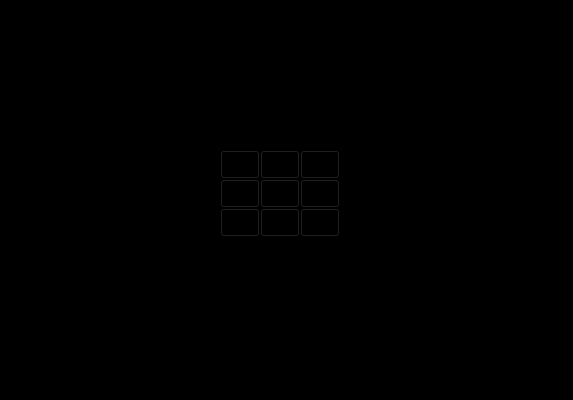
<?xml version="1.0" encoding="UTF-8"?>
<ui version="4.0">
 <class>GameWindow</class>
 <widget class="QMainWindow" name="GameWindow">
  <property name="geometry">
   <rect>
    <x>0</x>
    <y>0</y>
    <width>573</width>
    <height>400</height>
   </rect>
  </property>
  <property name="palette">
   <palette>
    <active>
     <colorrole role="WindowText">
      <brush brushstyle="SolidPattern">
       <color alpha="255">
        <red>255</red>
        <green>255</green>
        <blue>255</blue>
       </color>
      </brush>
     </colorrole>
     <colorrole role="Button">
      <brush brushstyle="SolidPattern">
       <color alpha="255">
        <red>0</red>
        <green>0</green>
        <blue>0</blue>
       </color>
      </brush>
     </colorrole>
     <colorrole role="Light">
      <brush brushstyle="SolidPattern">
       <color alpha="255">
        <red>0</red>
        <green>0</green>
        <blue>0</blue>
       </color>
      </brush>
     </colorrole>
     <colorrole role="Midlight">
      <brush brushstyle="SolidPattern">
       <color alpha="255">
        <red>0</red>
        <green>0</green>
        <blue>0</blue>
       </color>
      </brush>
     </colorrole>
     <colorrole role="Dark">
      <brush brushstyle="SolidPattern">
       <color alpha="255">
        <red>0</red>
        <green>0</green>
        <blue>0</blue>
       </color>
      </brush>
     </colorrole>
     <colorrole role="Mid">
      <brush brushstyle="SolidPattern">
       <color alpha="255">
        <red>0</red>
        <green>0</green>
        <blue>0</blue>
       </color>
      </brush>
     </colorrole>
     <colorrole role="Text">
      <brush brushstyle="SolidPattern">
       <color alpha="255">
        <red>255</red>
        <green>255</green>
        <blue>255</blue>
       </color>
      </brush>
     </colorrole>
     <colorrole role="BrightText">
      <brush brushstyle="SolidPattern">
       <color alpha="255">
        <red>255</red>
        <green>255</green>
        <blue>255</blue>
       </color>
      </brush>
     </colorrole>
     <colorrole role="ButtonText">
      <brush brushstyle="SolidPattern">
       <color alpha="255">
        <red>255</red>
        <green>255</green>
        <blue>255</blue>
       </color>
      </brush>
     </colorrole>
     <colorrole role="Base">
      <brush brushstyle="SolidPattern">
       <color alpha="255">
        <red>0</red>
        <green>0</green>
        <blue>0</blue>
       </color>
      </brush>
     </colorrole>
     <colorrole role="Window">
      <brush brushstyle="SolidPattern">
       <color alpha="255">
        <red>0</red>
        <green>0</green>
        <blue>0</blue>
       </color>
      </brush>
     </colorrole>
     <colorrole role="Shadow">
      <brush brushstyle="SolidPattern">
       <color alpha="255">
        <red>0</red>
        <green>0</green>
        <blue>0</blue>
       </color>
      </brush>
     </colorrole>
     <colorrole role="AlternateBase">
      <brush brushstyle="SolidPattern">
       <color alpha="255">
        <red>0</red>
        <green>0</green>
        <blue>0</blue>
       </color>
      </brush>
     </colorrole>
     <colorrole role="ToolTipBase">
      <brush brushstyle="SolidPattern">
       <color alpha="255">
        <red>255</red>
        <green>255</green>
        <blue>220</blue>
       </color>
      </brush>
     </colorrole>
     <colorrole role="ToolTipText">
      <brush brushstyle="SolidPattern">
       <color alpha="255">
        <red>0</red>
        <green>0</green>
        <blue>0</blue>
       </color>
      </brush>
     </colorrole>
     <colorrole role="PlaceholderText">
      <brush brushstyle="SolidPattern">
       <color alpha="128">
        <red>255</red>
        <green>255</green>
        <blue>255</blue>
       </color>
      </brush>
     </colorrole>
    </active>
    <inactive>
     <colorrole role="WindowText">
      <brush brushstyle="SolidPattern">
       <color alpha="255">
        <red>255</red>
        <green>255</green>
        <blue>255</blue>
       </color>
      </brush>
     </colorrole>
     <colorrole role="Button">
      <brush brushstyle="SolidPattern">
       <color alpha="255">
        <red>0</red>
        <green>0</green>
        <blue>0</blue>
       </color>
      </brush>
     </colorrole>
     <colorrole role="Light">
      <brush brushstyle="SolidPattern">
       <color alpha="255">
        <red>0</red>
        <green>0</green>
        <blue>0</blue>
       </color>
      </brush>
     </colorrole>
     <colorrole role="Midlight">
      <brush brushstyle="SolidPattern">
       <color alpha="255">
        <red>0</red>
        <green>0</green>
        <blue>0</blue>
       </color>
      </brush>
     </colorrole>
     <colorrole role="Dark">
      <brush brushstyle="SolidPattern">
       <color alpha="255">
        <red>0</red>
        <green>0</green>
        <blue>0</blue>
       </color>
      </brush>
     </colorrole>
     <colorrole role="Mid">
      <brush brushstyle="SolidPattern">
       <color alpha="255">
        <red>0</red>
        <green>0</green>
        <blue>0</blue>
       </color>
      </brush>
     </colorrole>
     <colorrole role="Text">
      <brush brushstyle="SolidPattern">
       <color alpha="255">
        <red>255</red>
        <green>255</green>
        <blue>255</blue>
       </color>
      </brush>
     </colorrole>
     <colorrole role="BrightText">
      <brush brushstyle="SolidPattern">
       <color alpha="255">
        <red>255</red>
        <green>255</green>
        <blue>255</blue>
       </color>
      </brush>
     </colorrole>
     <colorrole role="ButtonText">
      <brush brushstyle="SolidPattern">
       <color alpha="255">
        <red>255</red>
        <green>255</green>
        <blue>255</blue>
       </color>
      </brush>
     </colorrole>
     <colorrole role="Base">
      <brush brushstyle="SolidPattern">
       <color alpha="255">
        <red>0</red>
        <green>0</green>
        <blue>0</blue>
       </color>
      </brush>
     </colorrole>
     <colorrole role="Window">
      <brush brushstyle="SolidPattern">
       <color alpha="255">
        <red>0</red>
        <green>0</green>
        <blue>0</blue>
       </color>
      </brush>
     </colorrole>
     <colorrole role="Shadow">
      <brush brushstyle="SolidPattern">
       <color alpha="255">
        <red>0</red>
        <green>0</green>
        <blue>0</blue>
       </color>
      </brush>
     </colorrole>
     <colorrole role="AlternateBase">
      <brush brushstyle="SolidPattern">
       <color alpha="255">
        <red>0</red>
        <green>0</green>
        <blue>0</blue>
       </color>
      </brush>
     </colorrole>
     <colorrole role="ToolTipBase">
      <brush brushstyle="SolidPattern">
       <color alpha="255">
        <red>255</red>
        <green>255</green>
        <blue>220</blue>
       </color>
      </brush>
     </colorrole>
     <colorrole role="ToolTipText">
      <brush brushstyle="SolidPattern">
       <color alpha="255">
        <red>0</red>
        <green>0</green>
        <blue>0</blue>
       </color>
      </brush>
     </colorrole>
     <colorrole role="PlaceholderText">
      <brush brushstyle="SolidPattern">
       <color alpha="128">
        <red>255</red>
        <green>255</green>
        <blue>255</blue>
       </color>
      </brush>
     </colorrole>
    </inactive>
    <disabled>
     <colorrole role="WindowText">
      <brush brushstyle="SolidPattern">
       <color alpha="255">
        <red>0</red>
        <green>0</green>
        <blue>0</blue>
       </color>
      </brush>
     </colorrole>
     <colorrole role="Button">
      <brush brushstyle="SolidPattern">
       <color alpha="255">
        <red>0</red>
        <green>0</green>
        <blue>0</blue>
       </color>
      </brush>
     </colorrole>
     <colorrole role="Light">
      <brush brushstyle="SolidPattern">
       <color alpha="255">
        <red>0</red>
        <green>0</green>
        <blue>0</blue>
       </color>
      </brush>
     </colorrole>
     <colorrole role="Midlight">
      <brush brushstyle="SolidPattern">
       <color alpha="255">
        <red>0</red>
        <green>0</green>
        <blue>0</blue>
       </color>
      </brush>
     </colorrole>
     <colorrole role="Dark">
      <brush brushstyle="SolidPattern">
       <color alpha="255">
        <red>0</red>
        <green>0</green>
        <blue>0</blue>
       </color>
      </brush>
     </colorrole>
     <colorrole role="Mid">
      <brush brushstyle="SolidPattern">
       <color alpha="255">
        <red>0</red>
        <green>0</green>
        <blue>0</blue>
       </color>
      </brush>
     </colorrole>
     <colorrole role="Text">
      <brush brushstyle="SolidPattern">
       <color alpha="255">
        <red>0</red>
        <green>0</green>
        <blue>0</blue>
       </color>
      </brush>
     </colorrole>
     <colorrole role="BrightText">
      <brush brushstyle="SolidPattern">
       <color alpha="255">
        <red>255</red>
        <green>255</green>
        <blue>255</blue>
       </color>
      </brush>
     </colorrole>
     <colorrole role="ButtonText">
      <brush brushstyle="SolidPattern">
       <color alpha="255">
        <red>0</red>
        <green>0</green>
        <blue>0</blue>
       </color>
      </brush>
     </colorrole>
     <colorrole role="Base">
      <brush brushstyle="SolidPattern">
       <color alpha="255">
        <red>0</red>
        <green>0</green>
        <blue>0</blue>
       </color>
      </brush>
     </colorrole>
     <colorrole role="Window">
      <brush brushstyle="SolidPattern">
       <color alpha="255">
        <red>0</red>
        <green>0</green>
        <blue>0</blue>
       </color>
      </brush>
     </colorrole>
     <colorrole role="Shadow">
      <brush brushstyle="SolidPattern">
       <color alpha="255">
        <red>0</red>
        <green>0</green>
        <blue>0</blue>
       </color>
      </brush>
     </colorrole>
     <colorrole role="AlternateBase">
      <brush brushstyle="SolidPattern">
       <color alpha="255">
        <red>0</red>
        <green>0</green>
        <blue>0</blue>
       </color>
      </brush>
     </colorrole>
     <colorrole role="ToolTipBase">
      <brush brushstyle="SolidPattern">
       <color alpha="255">
        <red>255</red>
        <green>255</green>
        <blue>220</blue>
       </color>
      </brush>
     </colorrole>
     <colorrole role="ToolTipText">
      <brush brushstyle="SolidPattern">
       <color alpha="255">
        <red>0</red>
        <green>0</green>
        <blue>0</blue>
       </color>
      </brush>
     </colorrole>
     <colorrole role="PlaceholderText">
      <brush brushstyle="SolidPattern">
       <color alpha="128">
        <red>255</red>
        <green>255</green>
        <blue>255</blue>
       </color>
      </brush>
     </colorrole>
    </disabled>
   </palette>
  </property>
  <property name="windowTitle">
   <string>GameWindow</string>
  </property>
  <widget class="QWidget" name="centralwidget">
   <widget class="QWidget" name="">
    <property name="geometry">
     <rect>
      <x>220</x>
      <y>150</y>
      <width>114</width>
      <height>87</height>
     </rect>
    </property>
    <layout class="QGridLayout" name="gridLayout">
     <property name="sizeConstraint">
      <enum>QLayout::SetMinimumSize</enum>
     </property>
     <property name="spacing">
      <number>0</number>
     </property>
     <item row="1" column="0">
      <widget class="QPushButton" name="pushButton_4">
       <property name="sizePolicy">
        <sizepolicy hsizetype="Minimum" vsizetype="Minimum">
         <horstretch>0</horstretch>
         <verstretch>0</verstretch>
        </sizepolicy>
       </property>
       <property name="text">
        <string/>
       </property>
       <property name="flat">
        <bool>false</bool>
       </property>
      </widget>
     </item>
     <item row="0" column="0">
      <widget class="QPushButton" name="pushButton">
       <property name="sizePolicy">
        <sizepolicy hsizetype="Minimum" vsizetype="Minimum">
         <horstretch>0</horstretch>
         <verstretch>0</verstretch>
        </sizepolicy>
       </property>
       <property name="font">
        <font>
         <kerning>true</kerning>
        </font>
       </property>
       <property name="autoFillBackground">
        <bool>false</bool>
       </property>
       <property name="text">
        <string/>
       </property>
       <property name="iconSize">
        <size>
         <width>16</width>
         <height>16</height>
        </size>
       </property>
       <property name="flat">
        <bool>false</bool>
       </property>
      </widget>
     </item>
     <item row="1" column="2">
      <widget class="QPushButton" name="pushButton_6">
       <property name="sizePolicy">
        <sizepolicy hsizetype="Minimum" vsizetype="Minimum">
         <horstretch>0</horstretch>
         <verstretch>0</verstretch>
        </sizepolicy>
       </property>
       <property name="text">
        <string/>
       </property>
       <property name="flat">
        <bool>false</bool>
       </property>
      </widget>
     </item>
     <item row="0" column="1">
      <widget class="QPushButton" name="pushButton_2">
       <property name="sizePolicy">
        <sizepolicy hsizetype="Minimum" vsizetype="Minimum">
         <horstretch>0</horstretch>
         <verstretch>0</verstretch>
        </sizepolicy>
       </property>
       <property name="text">
        <string/>
       </property>
       <property name="flat">
        <bool>false</bool>
       </property>
      </widget>
     </item>
     <item row="2" column="1">
      <widget class="QPushButton" name="pushButton_8">
       <property name="sizePolicy">
        <sizepolicy hsizetype="Minimum" vsizetype="Minimum">
         <horstretch>0</horstretch>
         <verstretch>0</verstretch>
        </sizepolicy>
       </property>
       <property name="text">
        <string/>
       </property>
       <property name="flat">
        <bool>false</bool>
       </property>
      </widget>
     </item>
     <item row="2" column="0">
      <widget class="QPushButton" name="pushButton_7">
       <property name="sizePolicy">
        <sizepolicy hsizetype="Minimum" vsizetype="Minimum">
         <horstretch>0</horstretch>
         <verstretch>0</verstretch>
        </sizepolicy>
       </property>
       <property name="text">
        <string/>
       </property>
       <property name="flat">
        <bool>false</bool>
       </property>
      </widget>
     </item>
     <item row="0" column="2">
      <widget class="QPushButton" name="pushButton_3">
       <property name="sizePolicy">
        <sizepolicy hsizetype="Minimum" vsizetype="Minimum">
         <horstretch>0</horstretch>
         <verstretch>0</verstretch>
        </sizepolicy>
       </property>
       <property name="text">
        <string/>
       </property>
       <property name="flat">
        <bool>false</bool>
       </property>
      </widget>
     </item>
     <item row="2" column="2">
      <widget class="QPushButton" name="pushButton_9">
       <property name="sizePolicy">
        <sizepolicy hsizetype="Minimum" vsizetype="Minimum">
         <horstretch>0</horstretch>
         <verstretch>0</verstretch>
        </sizepolicy>
       </property>
       <property name="text">
        <string/>
       </property>
       <property name="flat">
        <bool>false</bool>
       </property>
      </widget>
     </item>
     <item row="1" column="1">
      <widget class="QPushButton" name="pushButton_5">
       <property name="sizePolicy">
        <sizepolicy hsizetype="Minimum" vsizetype="Minimum">
         <horstretch>0</horstretch>
         <verstretch>0</verstretch>
        </sizepolicy>
       </property>
       <property name="text">
        <string/>
       </property>
       <property name="flat">
        <bool>false</bool>
       </property>
      </widget>
     </item>
    </layout>
   </widget>
  </widget>
 </widget>
 <resources/>
 <connections/>
</ui>
